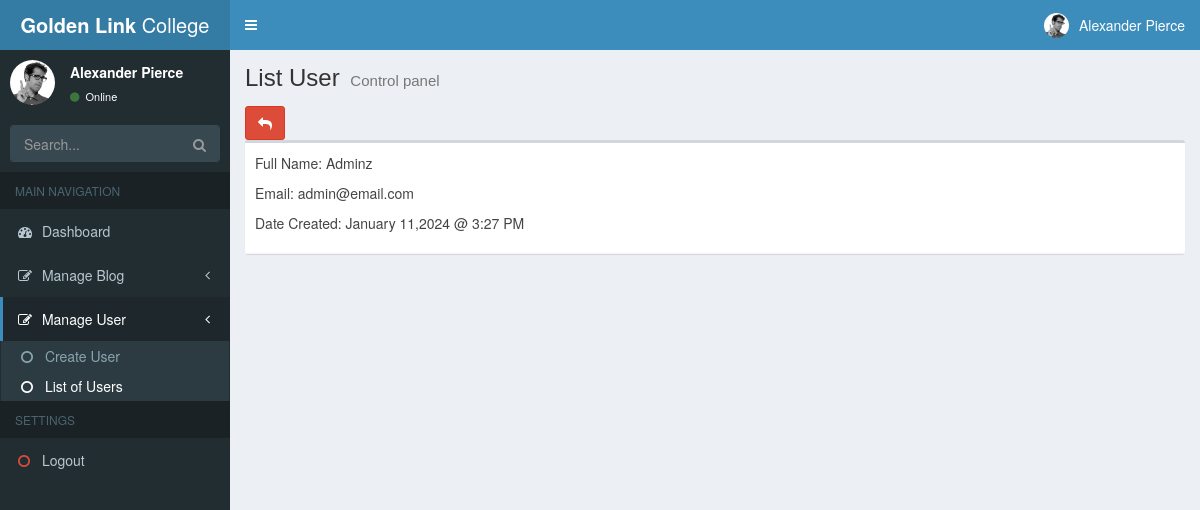
Screenshot of /backend/user.php?id=1 with the database file from the repository.
### tables this page shows
CREATE TABLE "users" (
	"id"	INTEGER NOT NULL,
	"full_name"	varchar(255),
	"email"	varchar(45),
	"password"	varchar(45),
	"created_at"	datetime,
	"updated_at"	datetime,
	PRIMARY KEY("id" AUTOINCREMENT)
);

### connection.php (called while the page is built, shortened)
<?php
$connection = new PDO('sqlite:' . __DIR__ . '/database.db');
function fetch_record($query, $id = 0) {
    global $connection;
    $stmt = $connection->prepare($query);
    if (!$id == 0) {
        $stmt->execute([$id]);
        return $stmt->fetch();
    }
    return 'Fetch Record Error';
}

### backend/user.php (the view, shortened to what this page needs)
<?php
require_once('../connection.php');
require_once('header.php');
$query = "SELECT * FROM users WHERE id = ? ";
$user = fetch_record($query, $_GET['id']);
?>
<section class="content">
    <div class="row">
        <div class="col-xs-12">
            <a href="listusers.php" class="btn btn-danger"><i class='fa fa-reply'></i></a>
            <div class="box">
                <div class="box-header with-border">
                    <p>
                        Full Name: <?= $user['full_name'] ?>
                    </p>
                    <p>Email: <?= $user['email']?></p>
                    <p>
                        Date Created: <?= date_format(date_create($user['created_at']), 'F d,Y @ g:i A') ?>
                    </p>
                </div>
            </div>
        </div>
    </div>
</section>
<?php require_once('footer.php'); ?>

### rows the page displays
users: full_name "Adminz", email "admin@email.com", created_at "January 11,2024 @ 3:27 PM"

### other values shown
$_SESSION['site-title'] "List User"
